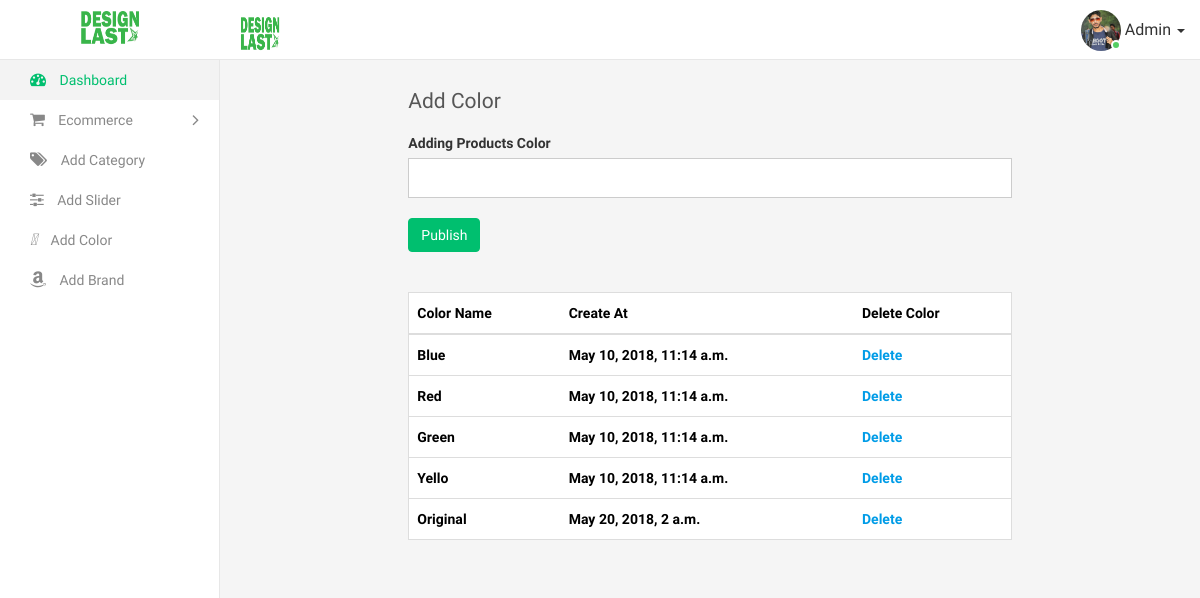
Before: /add-color/ (signed in) with the older database file.
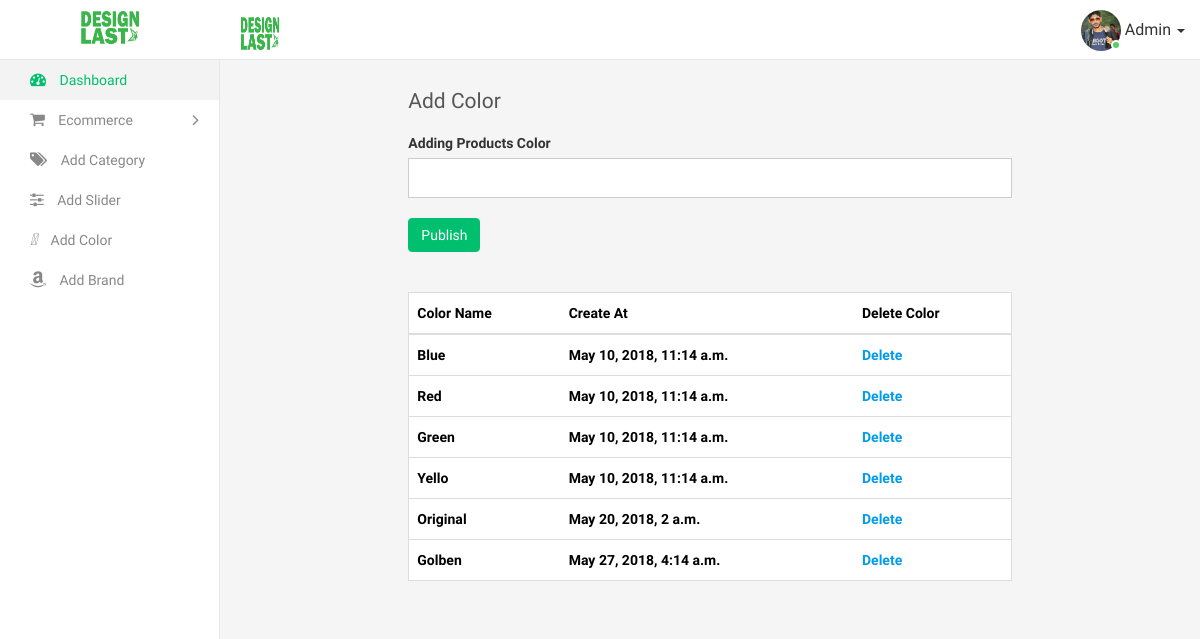
After: the same page with the newer database file.
### shopapp/models.py (models this page shows, shortened)
class Color(models.Model):
    name = models.CharField(max_length = 20, unique = True)
    create_at = models.DateTimeField(auto_now = True, auto_now_add = False)

### shopapp/views.py (the view, shortened to what this page needs)
# urls.py: path('add-color/', add_Color_Views, name = 'add_Color_Views'),
def add_Color_Views(request):
    if request.user.is_authenticated:
        color_obj = Color.objects.all()
        form = AddingColor_Form()
        context = {
            'form' : form,
            'color_obj' : color_obj,
        }
        template_name = 'admin/addcolor.html'
        return render(request, template_name, context)
    return redirect(login_views)

### shopapp/form.py
class AddingColor_Form(forms.ModelForm):
    class Meta:
        model = Color
        fields = ('__all__')
        widgets = {
            'name' : TextInput(attrs={'class': 'form-control'})
        }

### templates/admin/addcolor.html (shortened to what this page needs)
{% extends 'app/base_admin.html' %}
{% load static %}
{% block body %}
<div class="page-wrapper">
    <div class="content container-fluid">
        <div class="row">
            <div class="col-md-8 col-md-offset-2">
                <h4 class="page-title">Add Color</h4>
            </div>
        </div>
        <div class="row">
            <div class="col-md-8 col-md-offset-2">
                <form method="POST">
                    <div class="form-group">
                        <label>Adding Products Color</label>
                        <div>
                            {{form.name}}
                        </div>
                    </div>
                    <div class="m-t-20">
                        <button class="btn btn-primary btn-md">Publish</button>
                    </div>
                </form>
                <br/>
                <br/>
                <div class="table-responsive">
                  <table class="table table-border custom-table m-b-0">
                    <thead>
                      <tr>
                        <th>Color Name</th>
                        <th>Create At</th>
                        <th>Delete Color</th>
                      </tr>
                    </thead>
                    <tbody>
                      {% if color_obj %}
                      {% for color in color_obj %}
                      <tr>
                        <th>{{color.name}}</th>
                        <th>{{color.create_at}}</th>
                        <th><a href="{% url 'deleteColor_views' color.id %}">Delete</a></th>
                      </tr>
                      {% endfor %}
                      {% endif %}
                    </tbody>
                  </table>
                </div>
            </div>
        </div>
    </div>
</div>
{% endblock %}

Changed rows visible on the page:
added Color: name "Golben", create_at "May 27, 2018, 4:14 a.m."
